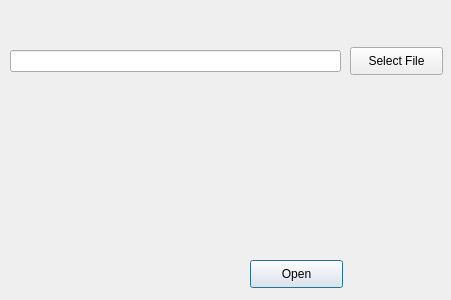
<?xml version="1.0" encoding="UTF-8"?>
<ui version="4.0">
 <class>dialog_read</class>
 <widget class="QDialog" name="dialog_read">
  <property name="geometry">
   <rect>
    <x>0</x>
    <y>0</y>
    <width>451</width>
    <height>300</height>
   </rect>
  </property>
  <property name="windowTitle">
   <string>Dialog</string>
  </property>
  <widget class="QLineEdit" name="filepathEdit">
   <property name="geometry">
    <rect>
     <x>10</x>
     <y>50</y>
     <width>331</width>
     <height>22</height>
    </rect>
   </property>
  </widget>
  <widget class="QPushButton" name="openButton">
   <property name="geometry">
    <rect>
     <x>250</x>
     <y>260</y>
     <width>93</width>
     <height>28</height>
    </rect>
   </property>
   <property name="text">
    <string>Open</string>
   </property>
  </widget>
  <widget class="QPushButton" name="selectButton">
   <property name="geometry">
    <rect>
     <x>350</x>
     <y>47</y>
     <width>93</width>
     <height>28</height>
    </rect>
   </property>
   <property name="text">
    <string>Select File</string>
   </property>
  </widget>
 </widget>
 <resources/>
 <connections/>
</ui>
